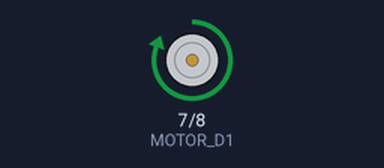
A sketch run on a simulated Arduino Uno, built with avr-gcc and run on an emulated ATmega328P. Parts: motor-driver pin pairs drawn as motors (green arrow = first pin HIGH = forward, orange = second pin HIGH = backward, longer = more drive, scaled by the enable pin).

Above: at 0.5 s.
Timing chart, 0 to 4.6 s (numbered marks = the images above):
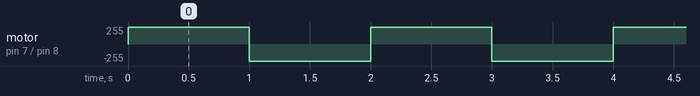

The sketch:

Lab10Exercise1.ino
```cpp
#define MOTOR_D1 7
#define MOTOR_D2 8
#define MOTOR_PWM 6

void setVelocity(int vel) {
  if(vel > 0 && vel < 256){
    digitalWrite(MOTOR_D1,HIGH);
    digitalWrite(MOTOR_D2,LOW);
    analogWrite(MOTOR_PWM,vel);
    delay(1000);
  }
  if(vel < 0 && vel > -256){
    vel = vel*(-1);
    digitalWrite(MOTOR_D1,LOW);
    digitalWrite(MOTOR_D2,HIGH);
    analogWrite(MOTOR_PWM,vel);
    delay(1000);
  }
  else{
    digitalWrite(MOTOR_D1,LOW);
    digitalWrite(MOTOR_D2,LOW);
  }
}

void setup() {
  pinMode(MOTOR_D1,OUTPUT);
  pinMode(MOTOR_D2,OUTPUT);
  pinMode(MOTOR_PWM,OUTPUT);
  Serial.begin(9600);
}

void loop() {
  setVelocity(255);
  setVelocity(-255);
  setVelocity(0);
}
```

Measured:
- by itself, motor on pin 7 (MOTOR_D1) / pin 8 (MOTOR_D2): alternates forward 255/255 for 1.0 s and backward 255/255 for 1.0 s
